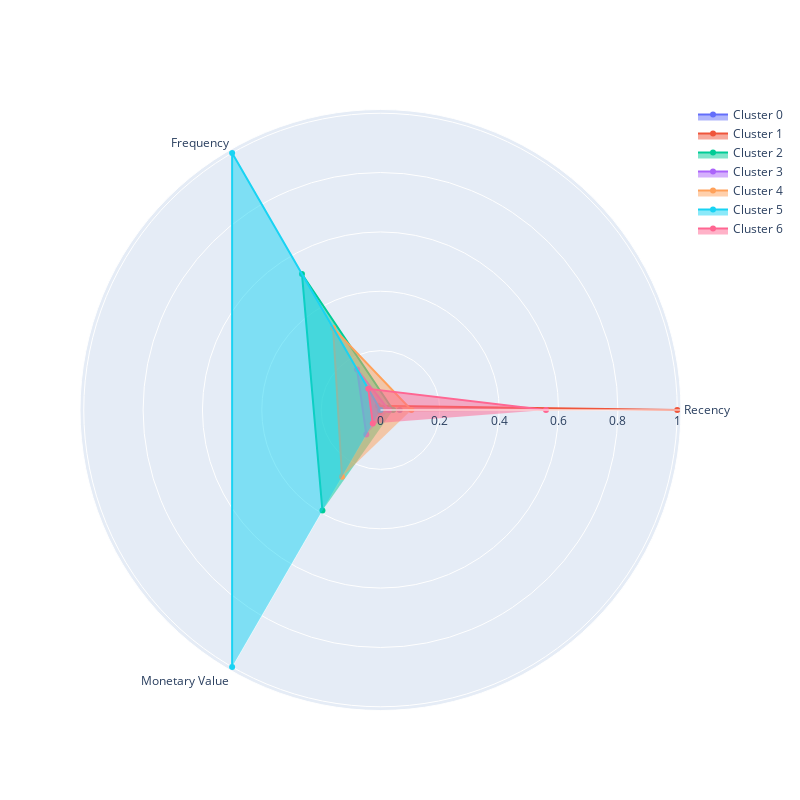

The notebook cell saved with this chart:
### Markdown cell above
### Задание 6.7
Визуализируйте профили кластеров в виде полярной диаграммы на основе средних RFM-характеристик, вычисленных для каждого кластера.

Проанализируйте кластеры и на основе анализа сопоставьте номер кластера и его описание.

* Кластер соответствует «лояльным» клиентам, которые приносят наибольший доход, совершают покупки чаще всего, а давность их последней покупки наименьшая.
* Кластер соответствует «перспективным» клиентам, которые являются активными покупателями, но покупают не так часто и не так много, как лояльные клиенты.
* Кластер соответствует «подвисшим» клиентам, которые относительно недавно сделали несколько заказов на небольшие суммы. Потенциально эти клиенты могут быть переведены в кластер «перспективных».
* Кластер соответствует клиентам «в зоне риска», которые несколько раз покупали товары на небольшие суммы, однако их последняя покупка была совершена более пяти месяцев назад.
* Кластер соответствует клиентам-«новичкам», которые относительно недавно сделали один заказ на небольшую сумму. 
* Кластер соответствует «спящим» или «почти потерянным» клиентам, которые сделали один заказ на маленькую сумму более семи месяцев назад и больше не возвращались.
* Кластер соответствует «потерянным» клиентам, которые купили меньше всего товара, и их последняя покупка была совершена около года назад.

### Code cell
plot_cluster_profile(rfm_table_cleaned.groupby('labels').mean(), 7)

### Figure 1 — Plotly figure (JSON) as saved in the notebook; plotly's stock layout.template omitted (floating-point values rounded to 4 significant figures)
{"data": [{"fill": "toself", "name": "Cluster 0", "r": [0.06488, 0, 0], "theta": ["Recency", "Frequency", "Monetary Value"], "type": "scatterpolar"}, {"fill": "toself", "name": "Cluster 1", "r": [1.0, 0.01681, 0.005375], "theta": ["Recency", "Frequency", "Monetary Value"], "type": "scatterpolar"}, {"fill": "toself", "name": "Cluster 2", "r": [0.0425, 0.5294, 0.3914], "theta": ["Recency", "Frequency", "Monetary Value"], "type": "scatterpolar"}, {"fill": "toself", "name": "Cluster 3", "r": [0.02821, 0.158, 0.09554], "theta": ["Recency", "Frequency", "Monetary Value"], "type": "scatterpolar"}, {"fill": "toself", "name": "Cluster 4", "r": [0.1041, 0.3194, 0.2593], "theta": ["Recency", "Frequency", "Monetary Value"], "type": "scatterpolar"}, {"fill": "toself", "name": "Cluster 5", "r": [0, 1.0, 1.0], "theta": ["Recency", "Frequency", "Monetary Value"], "type": "scatterpolar"}, {"fill": "toself", "name": "Cluster 6", "r": [0.5576, 0.0823, 0.05211], "theta": ["Recency", "Frequency", "Monetary Value"], "type": "scatterpolar"}], "layout": {"autosize": false, "height": 800, "showlegend": true, "width": 800}}
